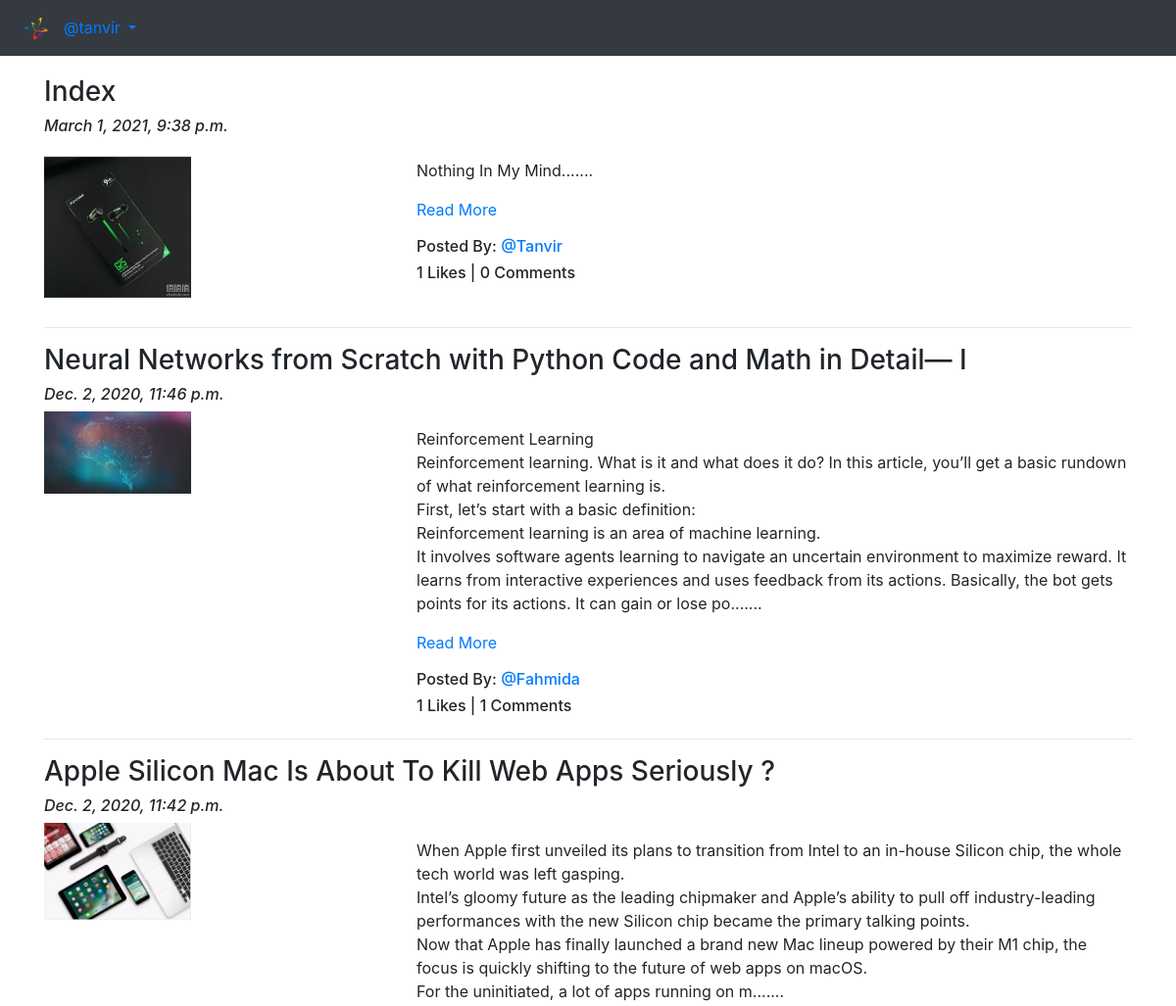
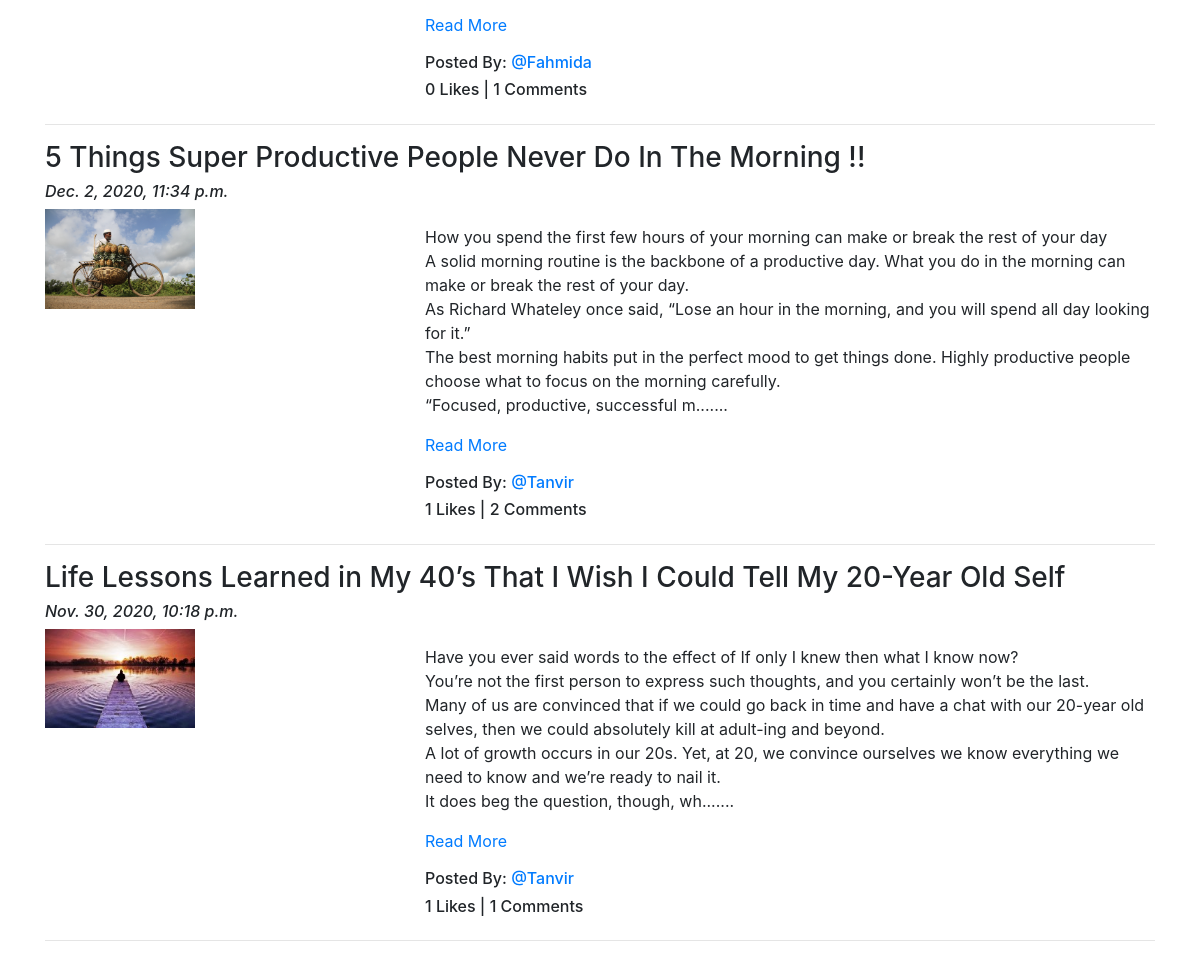
Page /blog/ (signed in) on the committed database (2 pictures, top to bottom).
### App_Blog/models.py (models this page shows, shortened)
class Blog(models.Model):
    author = models.ForeignKey(User, on_delete=models.CASCADE, related_name='post_author')
    blog_title = models.CharField(max_length=264, verbose_name="Put a Title")
    slug = models.SlugField(max_length=264, unique=True)
    blog_content = models.TextField(verbose_name="What is on your mind?")
    blog_image = models.ImageField(upload_to='blog_images', verbose_name="Image")
    publish_date = models.DateTimeField(auto_now_add=True)
    update_date = models.DateTimeField(auto_now=True)
    class Meta:
        ordering = ['-publish_date', ]

### App_Blog/views.py (the view)
# urls.py: path('', views.BlogList.as_view(), name='blog_list'),
class BlogList(LoginRequiredMixin, ListView):
    context_object_name = 'blogs'
    model = Blog
    template_name = 'App_Blog/blog_list.html'

### App_Blog/templatetags/custom_filters.py (called while the page is built)
def range_filter(value):
    return value[0:500] + "......."

### templates/App_Blog/blog_list.html (shortened to what this page needs)
{% extends 'base.html' %}
{% load custom_filters %}
{% block body_block %}
{% for blog in blogs %}
<h3>{{blog.blog_title}}</h3>
<h6><i>{{blog.publish_date}}</i></h6>
<div class="row">
  <div class="col-sm-4">
    <img src="/media/{{blog.blog_image}}" alt="{{blog.blog_title}}" title="{{blog.blog_title}}" width="150px">
  </div>
  <div class="col-sm-8">
    <p>{{blog.blog_content|range_filter|linebreaks}} <a href="{% url 'App_Blog:blog_details' slug=blog.slug %}">Read More</a></p>
    <h6>Posted By: <a href="#">@{{blog.author}}</a></h6>
    <h6>{{blog.liked_blog.count}} Likes | {{blog.blog_comment.count}} Comments</h6>
  </div>
</div>
<hr>
{% endfor %}
{% endblock %}

### templates/base.html (shortened to what this page needs)
<!DOCTYPE html>
<html lang="en" dir="ltr">
<head>
  <link rel="stylesheet" href="https://maxcdn.bootstrapcdn.com/bootstrap/4.5.2/css/bootstrap.min.css">
  <link rel="stylesheet" href="https://cdnjs.cloudflare.com/ajax/libs/font-awesome/4.7.0/css/font-awesome.min.css">
</head>
<body>
  <nav class="navbar navbar-expand-sm bg-dark navbar-light_blue">
    <ul class="navbar-nav">
      <li class="nav-item active">
        <a class="nav-link" href="{% url 'index' %}"><img src="/media/logo.png" width="25px"></a>
      </li>
      {% if user.is_authenticated %}
      <div class="nav-item dropdown">
        <a class="nav-link dropdown-toggle" data-toggle="dropdown" href="#">
          @{{user.username}}
        </a>
      </div>
      {% endif %}
    </ul>
  </nav>
  <div class="container" style="padding-top:20px">
    {% block body_block %}
    {% endblock %}
  </div>
</body>
</html>

### rows in the picture
Blog: blog_title "Index", publish_date "March 1, 2021, 9:38 p.m.", blog_image (picture), blog_content|range_filter "Nothing In My Mind.......", author "Tanvir", liked_blog.count "1", blog_comment.count "0"
Blog: blog_title "Neural Networks from Scratch with Python Code and Math in Detail— I", publish_date "Dec. 2, 2020, 11:46 p.m.", blog_image (picture), blog_content|range_filter "Reinforcement Learning Reinforcement learning. What is it and what does it do? In this article, you’ll get a basic rundown of what reinforcement learning is. First, let’s start with a basic definition: Reinforcement learning is an area of machine learning. It involves software agents learning to navigate an uncertain environment to maximize reward. It learns from interactive experiences and uses feedback from its actions. Basically, the bot gets points for its actions. It can gain or lose po.......", author "Fahmida", liked_blog.count "1", blog_comment.count "1"
Blog: blog_title "Apple Silicon Mac Is About To Kill Web Apps Seriously ?", publish_date "Dec. 2, 2020, 11:42 p.m.", blog_image (picture), blog_content|range_filter "When Apple first unveiled its plans to transition from Intel to an in-house Silicon chip, the whole tech world was left gasping. Intel’s gloomy future as the leading chipmaker and Apple’s ability to pull off industry-leading performances with the new Silicon chip became the primary talking points. Now that Apple has finally launched a brand new Mac lineup powered by their M1 chip, the focus is quickly shifting to the future of web apps on macOS. For the uninitiated, a lot of apps running on m.......", author "Fahmida", liked_blog.count "0", blog_comment.count "1"
Blog: blog_title "5 Things Super Productive People Never Do In The Morning !!", publish_date "Dec. 2, 2020, 11:34 p.m.", blog_image (picture), blog_content|range_filter "How you spend the first few hours of your morning can make or break the rest of your day A solid morning routine is the backbone of a productive day. What you do in the morning can make or break the rest of your day. As Richard Whateley once said, “Lose an hour in the morning, and you will spend all day looking for it.” The best morning habits put in the perfect mood to get things done. Highly productive people choose what to focus on the morning carefully. “Focused, productive, successful m.......", author "Tanvir", liked_blog.count "1", blog_comment.count "2"
Blog: blog_title "Life Lessons Learned in My 40’s That I Wish I Could Tell My 20-Year Old Self", publish_date "Nov. 30, 2020, 10:18 p.m.", blog_image (picture), blog_content|range_filter "Have you ever said words to the effect of If only I knew then what I know now? You’re not the first person to express such thoughts, and you certainly won’t be the last. Many of us are convinced that if we could go back in time and have a chat with our 20-year old selves, then we could absolutely kill at adult-ing and beyond. A lot of growth occurs in our 20s. Yet, at 20, we convince ourselves we know everything we need to know and we’re ready to nail it. It does beg the question, though, wh.......", author "Tanvir", liked_blog.count "1", blog_comment.count "1"

### other values in the picture
{{ user.username }} "tanvir"
